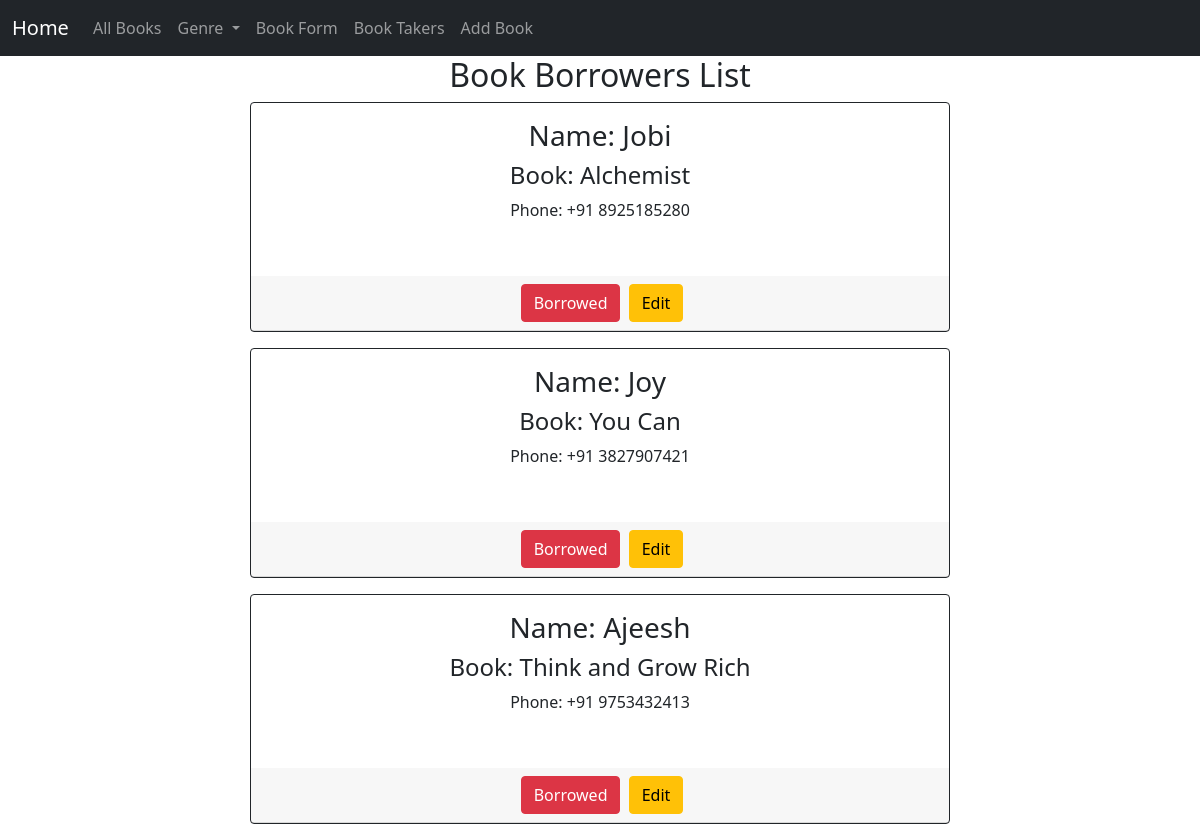
/member/borrow_list/, run on the app's committed database.
### members/models.py (models this page shows, shortened)
class Member(models.Model):
    name = models.CharField(max_length=50)
    book_name = models.ForeignKey(Book, on_delete=models.CASCADE)
    taken_date = models.DateField(auto_now_add=True,null=True,blank=True)
    return_date = models.DateField(null=True,blank=True)
    book_status = models.CharField(max_length=20,choices=BOOK_STATUS)
    phone_number = models.CharField(max_length=15)
    email = models.EmailField(max_length=50)
    address = models.TextField(max_length=1000)
    member_id = models.CharField(max_length=15)
    class Meta:
        verbose_name = 'Member'
        verbose_name_plural = "Members"
        ordering = ['book_status']

### book_store/models.py (models this page shows)
class Book(models.Model):
    name = models.CharField(max_length=50)
    genre = models.CharField(max_length=20)
    description = models.TextField()
    author = models.CharField(max_length=50)
    rating = models.CharField(max_length=1)
    status = models.CharField(max_length=50, choices=STATUS)
    image = models.ImageField(upload_to='book_image')
    class Meta:
        verbose_name = 'Book'
        verbose_name_plural = 'Books'
        ordering = ['name']
    def __str__(self):
        return self.name

### members/views.py (the view)
# urls.py: path('borrow_list/', views.borrow_list, name='borrow_list'),
def borrow_list(request):
    book_borrowers = Member.objects.filter(book_status='Borrowed')
    book_returned = Member.objects.filter(book_status='Returned')
    context = {'book_borrowers': book_borrowers, 'book_returned': book_returned}
    return render(request,'borrow_list.html', context)

### templates/borrow_list.html
{% extends 'base.html' %}
{% block content %}
<div>
    <h2 class="text-center">Book Borrowers List</h2>
    <div>
        {% for book_borrower in book_borrowers %}
            <div class="book_take_card card text-center  border-dark">
                <div class="card-body">
                    <h3>Name: {{book_borrower.name}}</h3>
                    <h4>Book: {{book_borrower.book_name}}</h4>
                    <p>Phone: {{book_borrower.phone_number}}</p>
                </div>
                <div class="card-header">
                    <a class="btn btn-danger mx-1">{{book_borrower.book_status}}</a>
                    <a href="{% url 'members:edit_profile' book_borrower.id %}" class="btn btn-warning">Edit</a>
                </div>
            </div>
        {% endfor %}
    </div>
</div>
{% endblock content %}

### static/css/style.css (style rules this page uses)
.book_take_card { max-width: 700px; min-height: 230px; min-width: 300px; margin: auto !important; margin-bottom: 1rem !important; }

### data on the page
Member: name "Jobi", book_name "Alchemist", phone_number "+91 8925185280", book_status "Borrowed"
Member: name "Joy", book_name "You Can", phone_number "+91 3827907421", book_status "Borrowed"
Member: name "Ajeesh", book_name "Think and Grow Rich", phone_number "+91 9753432413", book_status "Borrowed"
